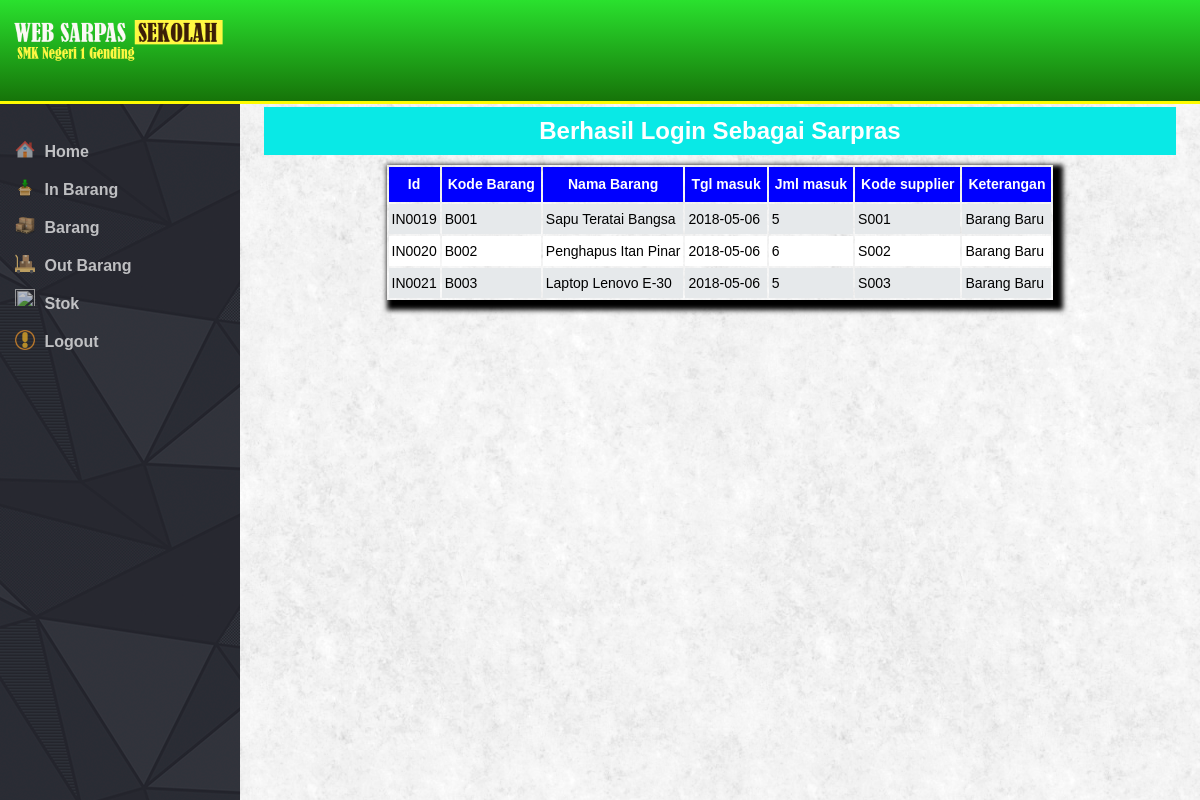
Screenshot of /page.php?url=inbarang-index (signed in) with the database file from the repository.
### tables this page shows
CREATE TABLE `masuk_barang` (
  `id_msk_barang` int(8) NOT NULL,
  `kode_barang` varchar(8) NOT NULL,
  `nama_barang` varchar(30) NOT NULL,
  `tgl_masuk` varchar(12) NOT NULL,
  `jml_masuk` int(11) NOT NULL,
  `kode_supplier` varchar(8) NOT NULL,
  `keterangan` varchar(35) NOT NULL
);

### application/inbarang/index.php (the view, shortened to what this page needs)
<?php
$query=mysqli_query($koneksi,"select * from masuk_barang");
 ?>
	<table >
		<tr>
			<th>Id</th>
			<th>Kode Barang</th>
			<th>Nama Barang</th>
			<th>Tgl masuk</th>
			<th>Jml masuk</th>
			<th>Kode supplier</th>
			<th>Keterangan</th>
		</tr>
		<?php while ($data=mysqli_fetch_assoc($query)) { ?>
		<tr>
			<td><?php echo "IN00".$data['id_msk_barang']; ?></td>
			<td><?php echo $data['kode_barang']; ?></td>
			<td><?php echo $data['nama_barang']; ?></td>
			<td><?php echo $data['tgl_masuk']; ?></td>
			<td><?php echo $data['jml_masuk']; ?></td>
			<td><?php echo $data['kode_supplier']; ?></td>
			<td><?php echo $data['keterangan']; ?></td>
		</tr>
		<?php } ?>
	</table>

### asset/css/main.css (style rules this page uses)
* { margin: 0;padding: 0;box-sizing: border-box;font-family: 'arial'; }
html,body { height: 100%; }
body { background:url('../image/fresh_snow.png'); }
.content-kanan table { margin:0 auto; clear:both;box-shadow: 5px 5px 5px 5px; }
.content-kanan table th { font-size: 14px;font-weight: bolder; color:white;background-color: blue;height: 35px;padding: 2px 6px; }
.content-kanan table tr td { font-size: 14px; padding: 0px 3px;height: 30px; }
.content-kanan table tr:nth-child(odd) { background-color: white; }
.content-kanan table tr:nth-child(even) { background-color: #e6e9eb; }

### rows the page displays
masuk_barang: id_msk_barang "19", kode_barang "B001", nama_barang "Sapu Teratai Bangsa", tgl_masuk "2018-05-06", jml_masuk "5", kode_supplier "S001", keterangan "Barang Baru"
masuk_barang: id_msk_barang "20", kode_barang "B002", nama_barang "Penghapus Itan Pinar", tgl_masuk "2018-05-06", jml_masuk "6", kode_supplier "S002", keterangan "Barang Baru"
masuk_barang: id_msk_barang "21", kode_barang "B003", nama_barang "Laptop Lenovo E-30", tgl_masuk "2018-05-06", jml_masuk "5", kode_supplier "S003", keterangan "Barang Baru"

### other values shown
$_SESSION['msg'] "Berhasil Login Sebagai Sarpras"
